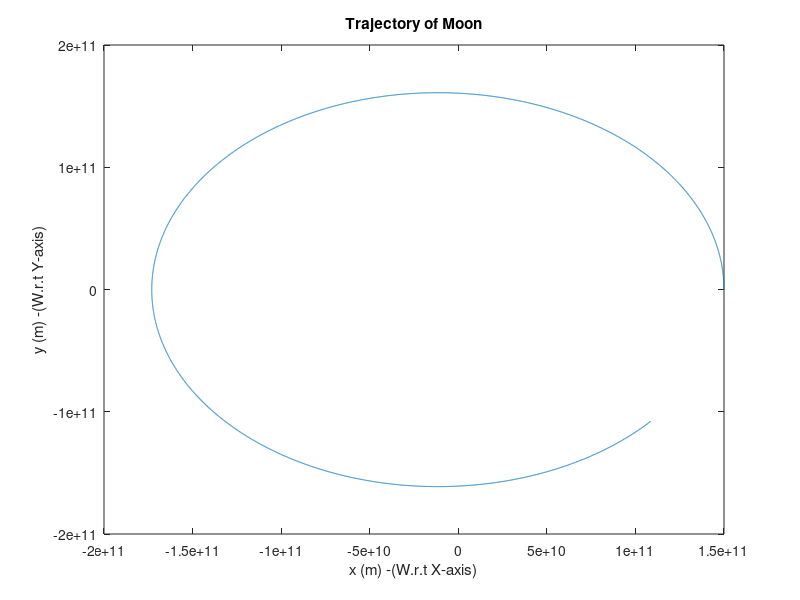
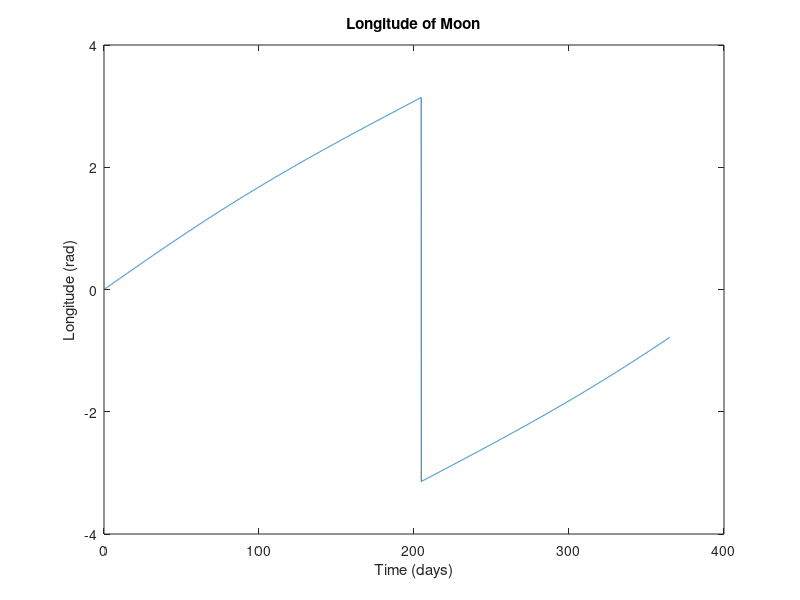
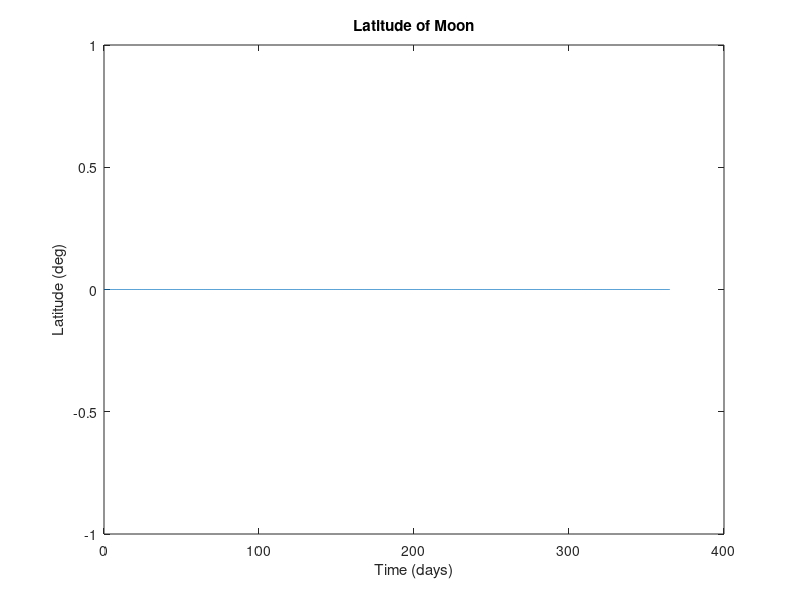

Write MATLAB code to recreate these figures, in order.
% Define constants
G = 6.6743e-11;
M_earth = 5.9722e24;
M_moon = 7.3477e22;
M_sun = 1.989e30;

% Initial positions and velocities
r_earth = [1.4960e11; 0; 0];
v_earth = [0; 2.9783e4; 0];
r_moon = [1.4960e11+3.844e8; 0; 0];
v_moon = [0; 2.9783e4+1.022e3; 0];
r_sun = [0; 0; 0];
v_sun = [0; 0; 0];

% Defining time step and duration
dt = 3600; % time
t_max = 365*24*3600; % Maximum time in terms of duration (s)

% To store position and velocity data
t_array = 0:dt:t_max;
r_earth_array = zeros(3, length(t_array));
r_moon_array = zeros(3, length(t_array));

% Initial conditions of Earth & Moon
r_earth_array(:, 1) = r_earth;
r_moon_array(:, 1) = r_moon;

for i = 1:length(t_array)-1
    % Finding acceleration of Earth and Moon due to Sun
    a_earth_sun = -G*M_sun*(r_earth - r_sun)/norm(r_earth - r_sun)^3;
    a_moon_sun = -G*M_sun*(r_moon - r_sun)/norm(r_moon - r_sun)^3;
    
    % Finding acceleration of Earth due to Moon
    a_earth_moon = -G*M_moon*(r_earth - r_moon)/norm(r_earth - r_moon)^3;
    
    % Update velocities & Positions
    v_earth = v_earth + dt*(a_earth_sun + a_earth_moon);
    v_moon = v_moon + dt*(a_moon_sun - a_earth_moon);

    r_earth = r_earth + dt*v_earth;
    r_moon = r_moon + dt*v_moon;
    
    r_earth_array(:, i+1) = r_earth;
    r_moon_array(:, i+1) = r_moon;
end

% Finding longitude and latitude
[long, lat] = cart2sph(r_moon_array(1,:), r_moon_array(2,:), r_moon_array(3,:));

% Plot trajectory of Moon in 2D
figure
plot(r_moon_array(1,:), r_moon_array(2,:))
xlabel('x (m) -(W.r.t X-axis)')
ylabel('y (m) -(W.r.t Y-axis)')
title('Trajectory of Moon')

figure
plot(t_array/3600/24, long)
xlabel('Time (days)')
ylabel('Longitude (rad)')
title('Longitude of Moon')

% Plot latitude of Moon
figure
plot(t_array/3600/24, lat*180/pi)
xlabel('Time (days)')
ylabel('Latitude (deg)')
title('Latitude of Moon')


